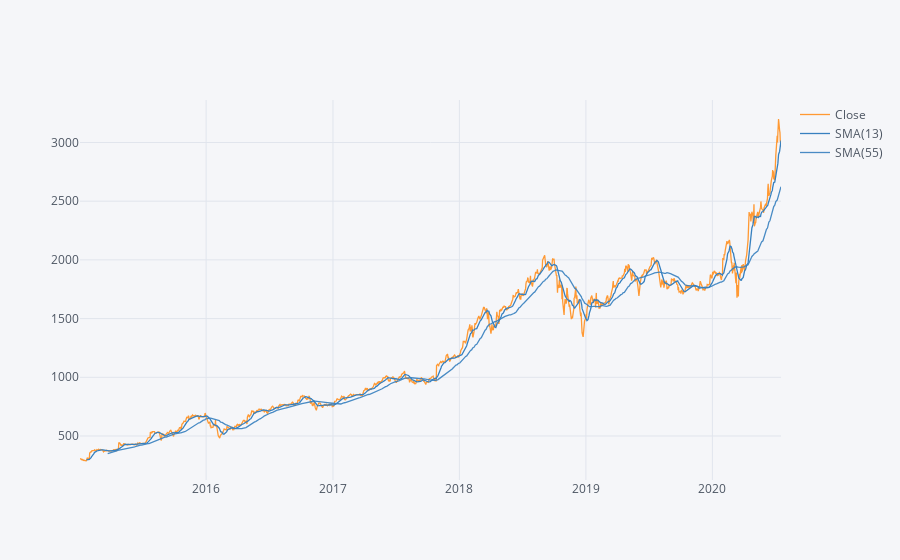

Source (notebook cell):
### Markdown cell above
Another popular, albeit slightly more complex, analytical use is to compare a pair of simple moving averages with each covering different time frames. If a shorter-term simple moving average is above a longer-term average, an uptrend is expected. On the other hand, if the long-term average is above a shorter-term average then a downtrend might be the expected outcome.

Two popular trading patterns that use simple moving averages include the death cross and a golden cross. A death cross occurs when the 50-day SMA crosses below the 200-day SMA. This is considered a bearish signal, that further losses are in store. The golden cross occurs when a short-term SMA breaks above a long-term SMA. Reinforced by high trading volumes, this can signal further gains are in store.

Source: [Investopedia](https://www.investopedia.com/terms/s/sma.asp)

### Code cell
each_df['AMZN']['Close'].loc[start_date:end_date].ta_plot(study='sma',periods=[13,55],title='Simple Moving Averages')

### Figure 1 — Plotly figure (JSON) as saved in the notebook; plotly's stock layout.template omitted (floating-point values rounded to 4 significant figures; data arrays with more than 128 entries replaced by an {"elided": "..."} marker saying what was removed)
{"data": [{"line": {"color": "rgba(255, 153, 51, 1.0)", "dash": "solid", "shape": "linear", "width": 1.3}, "mode": "lines", "name": "Close", "text": "", "type": "scatter", "x": {"elided": "1395 str values"}, "y": {"elided": "1395 float values"}}, {"line": {"color": "rgba(55, 128, 191, 1.0)", "dash": "solid", "shape": "linear", "width": 1.3}, "mode": "lines", "name": "SMA(13)", "text": "", "type": "scatter", "x": {"elided": "1395 str values"}, "y": {"elided": "1395 mixed values"}}, {"line": {"color": "rgba(55, 128, 191, 0.8999999999999999)", "dash": "solid", "shape": "linear", "width": 1.3}, "mode": "lines", "name": "SMA(55)", "text": "", "type": "scatter", "x": {"elided": "1395 str values"}, "y": {"elided": "1395 mixed values"}}], "layout": {"legend": {"bgcolor": "#F5F6F9", "font": {"color": "#4D5663"}}, "paper_bgcolor": "#F5F6F9", "plot_bgcolor": "#F5F6F9", "title": {"font": {"color": "#4D5663"}}, "xaxis": {"gridcolor": "#E1E5ED", "showgrid": true, "tickfont": {"color": "#4D5663"}, "title": {"font": {"color": "#4D5663"}, "text": ""}, "zerolinecolor": "#E1E5ED"}, "yaxis": {"gridcolor": "#E1E5ED", "showgrid": true, "tickfont": {"color": "#4D5663"}, "title": {"font": {"color": "#4D5663"}, "text": ""}, "zerolinecolor": "#E1E5ED"}}}
